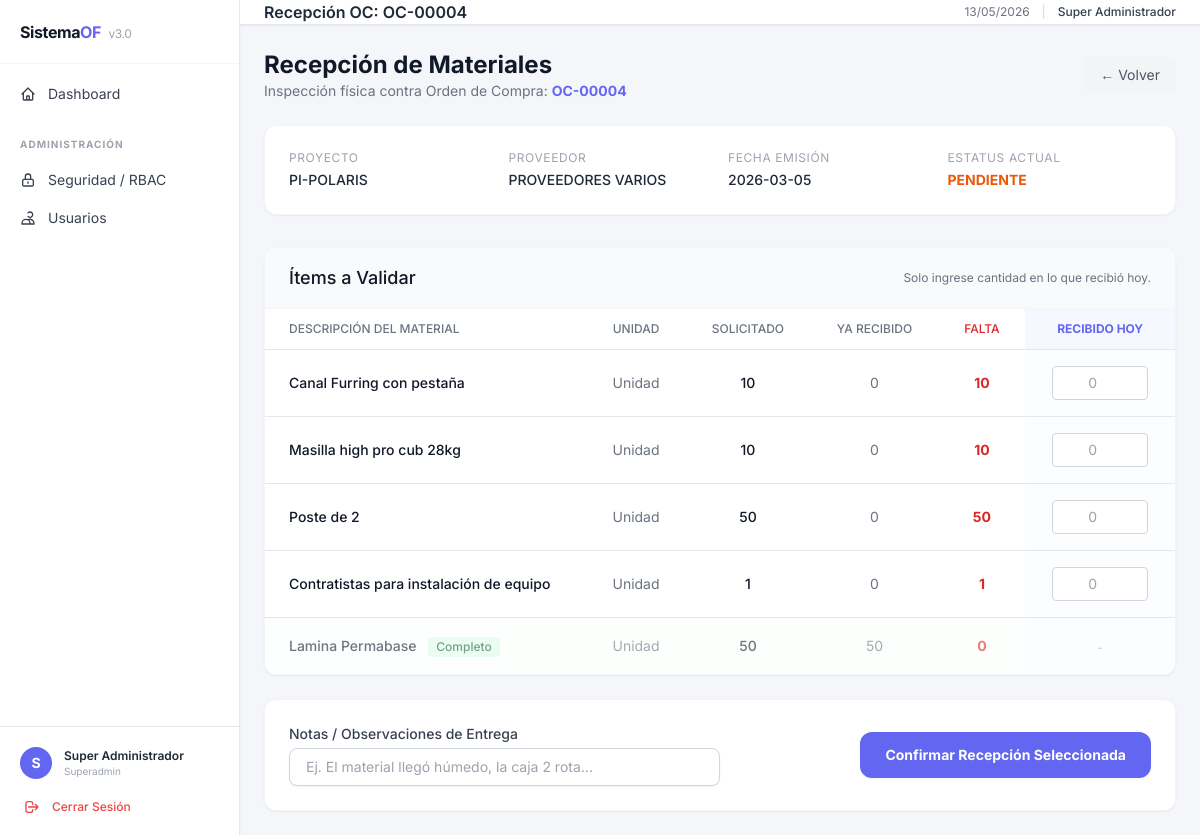
The page /public/compras/recibir?id=4 (signed in) on the database its author committed.
### tables this page shows
CREATE TABLE `ord_compras` (
  `id_ocompra` int(5) UNSIGNED ZEROFILL NOT NULL,
  `cod_ocompra` varchar(10) NOT NULL,
  `id_proy` int(5) UNSIGNED ZEROFILL NOT NULL,
  `cod_proy` varchar(10) NOT NULL,
  `id_linea` int(5) UNSIGNED ZEROFILL NOT NULL,
  `id_prov` int(5) UNSIGNED ZEROFILL NOT NULL,
  `id_inge` int(5) UNSIGNED ZEROFILL NOT NULL,
  `fecha_orden` date DEFAULT NULL,
  `cost_subtot` decimal(15,2) DEFAULT NULL,
  `cost_isv` decimal(15,2) DEFAULT NULL,
  `cost_total` decimal(15,2) DEFAULT NULL,
  `estatus_orden` enum('Pendiente','Aprobada','Anticipo','Cancelada') DEFAULT 'Pendiente',
  `forma_pago` enum('Contado','Credito') DEFAULT 'Credito',
  `estatus_aprob` enum('Si','No') DEFAULT 'No',
  `fecha_aprob` date DEFAULT NULL,
  `nom_aprob` varchar(100) DEFAULT NULL,
  `nom_solicita` varchar(100) DEFAULT NULL,
  `id_empresa` int(5) UNSIGNED ZEROFILL DEFAULT NULL,
  `abonos` decimal(15,2) DEFAULT '0.00',
  `saldo_act` decimal(15,2) DEFAULT '0.00'
);

CREATE TABLE `proveedores` (
  `id_prov` int(5) UNSIGNED ZEROFILL NOT NULL,
  `nom_prov` varchar(100) NOT NULL,
  `rtn_prov` varchar(100) DEFAULT NULL,
  `contacto_prov` varchar(100) DEFAULT NULL,
  `dir_prov` varchar(254) DEFAULT NULL,
  `tel_prov` varchar(20) DEFAULT NULL,
  `email_prov` varchar(100) DEFAULT NULL,
  `fecha_ing` date DEFAULT NULL,
  `estatus` enum('Activo','Inactivo') NOT NULL DEFAULT 'Activo',
  `saldo_ant` decimal(15,2) DEFAULT NULL,
  `cargos` decimal(15,2) DEFAULT NULL,
  `abonos` decimal(15,2) DEFAULT NULL,
  `saldo_act` decimal(15,2) DEFAULT NULL,
  `fecha_hora` datetime DEFAULT CURRENT_TIMESTAMP
);

CREATE TABLE `det_ocompra` (
  `corre_item` int(10) UNSIGNED ZEROFILL NOT NULL,
  `id_ocompra` int(5) UNSIGNED ZEROFILL NOT NULL,
  `id_proy` int(5) UNSIGNED ZEROFILL NOT NULL,
  `cod_proy` varchar(10) NOT NULL,
  `id_linea` int(5) UNSIGNED ZEROFILL NOT NULL,
  `id_prod` int(10) UNSIGNED ZEROFILL NOT NULL,
  `descrip_item` varchar(254) NOT NULL,
  `umed_item` varchar(30) DEFAULT NULL,
  `cant_item` decimal(15,2) DEFAULT NULL,
  `cost_unit` decimal(15,2) DEFAULT NULL,
  `cost_subtot` decimal(15,2) DEFAULT NULL,
  `cost_isv` decimal(15,2) DEFAULT NULL,
  `cost_total` decimal(15,2) DEFAULT NULL,
  `a_isv` enum('Si','No') DEFAULT 'No',
  `cant_recib` decimal(15,2) DEFAULT NULL,
  `pend_recib` decimal(15,2) DEFAULT NULL,
  `cant_usada` decimal(15,2) DEFAULT NULL,
  `cant_actual` decimal(15,2) DEFAULT NULL,
  `estatus_item` enum('Pendiente','Anticipo','Completo') DEFAULT 'Pendiente'
);

### app/Controllers/CompraController.php (called while the page is built, shortened)
<?php
class CompraController extends BaseController {
    public function recibirOc() {
        $id_ocompra = filter_input(INPUT_GET, 'id', FILTER_VALIDATE_INT);
        $compraModel = new CompraModel();
        $orden       = $compraModel->getOrden($id_ocompra);
        $detalles = $compraModel->getDetalles($id_ocompra);
        $this->view('compras/recepcion_detalle', [
            'title'    => 'Recepción OC: ' . $orden['cod_ocompra'],
            'orden'    => $orden,
            'detalles' => $detalles,
        ]);
    }
}

### app/Core/Router.php (called while the page is built, shortened)
<?php
class Router {
    private static $routes = [];
    public static function get($uri, $callback) {
        self::$routes['GET'][$uri] = $callback;
    }
    public static function post($uri, $callback) {
        self::$routes['POST'][$uri] = $callback;
    }
    public static function dispatch($uri, $method) {
        $uri = strtok($uri, '?');
        $uri = rtrim($uri, '/');
        if (isset(self::$routes[$method][$uri])) {
            $callback = self::$routes[$method][$uri];
            if (is_array($callback)) {
                $controller = new $callback[0]();
                $method = $callback[1];
                return $controller->$method();
            }
            return call_user_func($callback);
        }
        exit();
    }
}

### routes/web.php (called while the page is built, shortened)
<?php
$uri = parse_url($_SERVER['REQUEST_URI'], PHP_URL_PATH);
$method = $_SERVER['REQUEST_METHOD'];
$base = rtrim(BASE_URL, '/');
if ($base !== '' && strpos($uri, $base) === 0) {
    $uri = substr($uri, strlen($base));
}
Router::dispatch($uri, $method);

### public/index.php (called while the page is built, shortened)
<?php
require_once __DIR__ . '/../config/database.php';
spl_autoload_register(function ($class) {
    $prefix = 'App\\';
    $base_dir = __DIR__ . '/../app/';
    $len = strlen($prefix);
    $relative_class = substr($class, $len);
    $file = $base_dir . str_replace('\\', '/', $relative_class) . '.php';
});
require_once __DIR__ . '/../routes/web.php';

### config/database.php (called while the page is built, shortened)
<?php
function getDBConnection(): PDO {
    static $pdo = null;
    if ($pdo === null) {
        $dsn = "mysql:host=" . DB_HOST
             . ";port="    . DB_PORT
             . ";dbname="  . DB_NAME
             . ";charset=" . DB_CHARSET;
        $options = [
            PDO::ATTR_ERRMODE            => PDO::ERRMODE_EXCEPTION,
            PDO::ATTR_DEFAULT_FETCH_MODE => PDO::FETCH_ASSOC,
            PDO::ATTR_EMULATE_PREPARES   => false,
        ];
        try {
            $pdo = new PDO($dsn, DB_USER, DB_PASS, $options);
        } catch (\PDOException $e) {
            http_response_code(500);
            die("<b>Error de conexión a la base de datos.</b> Verifica la configuración en <code>config/database.php</code>.<br><small>" . $e->getMessage() . "</small>");
        }
    }
    return $pdo;
}

### app/Models/CompraModel.php (called while the page is built, shortened)
<?php
class CompraModel {
    private $db;
    public function __construct() {
        $this->db = getDBConnection();
    }
    public function getOrden($id_ocompra) {
        $sql = "
            SELECT oc.*, p.NOM_PROY, prov.nom_prov
            FROM ord_compras oc
            LEFT JOIN proyectos p ON oc.id_proy = p.ID_PROY
            LEFT JOIN proveedores prov ON oc.id_prov = prov.id_prov
            WHERE oc.id_ocompra = :id
        ";
        $stmt = $this->db->prepare($sql);
        $stmt->execute([':id' => $id_ocompra]);
        return $stmt->fetch();
    }
    public function getDetalles($id_ocompra) {
        $sql = "
            SELECT * FROM det_ocompra
            WHERE id_ocompra = :id
            ORDER BY corre_item ASC
        ";
        $stmt = $this->db->prepare($sql);
        $stmt->execute([':id' => $id_ocompra]);
        return $stmt->fetchAll();
    }
}

### views/compras/recepcion_detalle.php (the view, shortened to what this page needs)
<div class="mb-6 flex items-center justify-between">
    <div>
        <h2 class="text-2xl font-bold text-gray-900">Recepción de Materiales</h2>
        <p class="text-sm text-gray-500">Inspección física contra Orden de Compra: <span class="font-bold text-primary"><?= htmlspecialchars($orden['cod_ocompra']) ?></span></p>
    </div>
    <a href="<?= BASE_URL ?>/compras/recepcion" class="text-sm text-gray-600 hover:text-gray-900 bg-gray-100 px-4 py-2 rounded-lg transition-colors">
        &larr; Volver
    </a>
</div>
<div class="bg-surface shadow-sm rounded-xl border border-gray-100 mb-8 p-6">
    <div class="grid grid-cols-2 md:grid-cols-4 gap-4">
        <div>
            <p class="text-xs text-gray-400 uppercase tracking-wider mb-1">Proyecto</p>
            <p class="text-sm font-medium text-gray-800"><?= htmlspecialchars($orden['NOM_PROY'] ?? $orden['cod_proy']) ?></p>
        </div>
        <div>
            <p class="text-xs text-gray-400 uppercase tracking-wider mb-1">Proveedor</p>
            <p class="text-sm font-medium text-gray-800"><?= htmlspecialchars($orden['nom_prov'] ?? 'N/A') ?></p>
        </div>
        <div>
            <p class="text-xs text-gray-400 uppercase tracking-wider mb-1">Fecha Emisión</p>
            <p class="text-sm font-medium text-gray-800"><?= $orden['fecha_orden'] ?></p>
        </div>
        <div>
            <p class="text-xs text-gray-400 uppercase tracking-wider mb-1">Estatus Actual</p>
            <p class="text-sm font-bold text-orange-600"><?= strtoupper($orden['estatus_orden']) ?></p>
        </div>
    </div>
</div>
<form action="<?= BASE_URL ?>/compras/procesar-recepcion" method="POST">
    <div class="bg-white shadow-sm rounded-xl border border-gray-100 overflow-hidden mb-6">
        <div class="px-6 py-4 border-b border-gray-100 bg-gray-50 flex justify-between items-center">
            <h3 class="text-lg font-medium text-gray-900">Ítems a Validar</h3>
            <span class="text-xs text-gray-500">Solo ingrese cantidad en lo que recibió hoy.</span>
        </div>
        <div class="overflow-x-auto">
            <table class="min-w-full divide-y divide-gray-200">
                <thead class="bg-white">
                    <tr>
                        <th class="px-6 py-3 text-left text-xs font-medium text-gray-500 uppercase">Descripción del Material</th>
                        <th class="px-6 py-3 text-center text-xs font-medium text-gray-500 uppercase">Unidad</th>
                        <th class="px-6 py-3 text-center text-xs font-medium text-gray-500 uppercase">Solicitado</th>
                        <th class="px-6 py-3 text-center text-xs font-medium text-gray-500 uppercase">Ya Recibido</th>
                        <th class="px-6 py-3 text-center text-xs font-medium text-gray-500 uppercase text-red-600">Falta</th>
                        <th class="px-6 py-3 text-center text-xs font-bold text-primary uppercase bg-indigo-50/50">Recibido HOY</th>
                    </tr>
                </thead>
                <tbody class="bg-white divide-y divide-gray-200">
                    <?php
                    $todosCompletos = true;
                    foreach ($detalles as $item):
                        $pend_recib = $item['pend_recib'] !== null ? (float)$item['pend_recib'] : (float)$item['cant_item'];
                        $cant_recib = $item['cant_recib'] !== null ? (float)$item['cant_recib'] : 0;
                        if ($pend_recib > 0) $todosCompletos = false;
                    ?>
                    <tr class="<?= $pend_recib <= 0 ? 'bg-green-50/30 opacity-60' : '' ?>">
                        <td class="px-6 py-4 text-sm font-medium text-gray-900">
                            <?= htmlspecialchars($item['descrip_item']) ?>
                            <?php if ($pend_recib <= 0): ?>
                                <span class="ml-2 inline-flex items-center px-2 py-0.5 rounded text-xs font-medium bg-green-100 text-green-800">
                                    Completo
                                </span>
                            <?php endif; ?>
                        </td>
                        <td class="px-6 py-4 whitespace-nowrap text-sm text-gray-500 text-center">
                            <?= htmlspecialchars($item['umed_item']) ?>
                        </td>
                        <td class="px-6 py-4 whitespace-nowrap text-sm text-gray-900 text-center font-medium">
                            <?= (float)$item['cant_item'] ?>
                        </td>
                        <td class="px-6 py-4 whitespace-nowrap text-sm text-gray-500 text-center">
                            <?= $cant_recib ?>
                        </td>
                        <td class="px-6 py-4 whitespace-nowrap text-sm font-bold text-red-600 text-center">
                            <?= $pend_recib ?>
                        </td>
                        <td class="px-6 py-4 whitespace-nowrap text-center bg-indigo-50/20">
                            <?php if ($pend_recib > 0): ?>
                                <input type="number"
                                       name="cant_entrega[<?= $item['corre_item'] ?>]"
                                       min="0"
                                       max="<?= $pend_recib ?>"
                                       step="0.01"
                                       class="w-24 px-3 py-1.5 border border-gray-300 rounded text-center focus:ring-primary focus:border-primary sm:text-sm"
                                       placeholder="0">
                            <?php else: ?>
                                <span class="text-gray-400 text-xs">-</span>
                            <?php endif; ?>
                        </td>
                    </tr>
                    <?php endforeach; ?>
                </tbody>
            </table>
        </div>
    </div>
    <?php if (!$todosCompletos): ?>
    <div class="flex flex-col sm:flex-row gap-4 items-center justify-between bg-surface shadow-sm rounded-xl border border-gray-100 p-6">
        <div class="w-full sm:w-1/2">
            <label class="block text-sm font-medium text-gray-700 mb-1">Notas / Observaciones de Entrega</label>
            <input type="text" name="observaciones" placeholder="Ej. El material llegó húmedo, la caja 2 rota..."
                   class="block w-full px-4 py-2 border border-gray-300 rounded-lg shadow-sm focus:ring-primary focus:border-primary sm:text-sm">
        </div>
        <div class="w-full sm:w-auto mt-4 sm:mt-0">
            <button type="submit" class="w-full btn-primary flex justify-center py-3 px-6 border border-transparent rounded-xl shadow-sm text-sm font-bold text-white bg-primary hover:bg-primaryHover focus:outline-none focus:ring-2 focus:ring-offset-2 focus:ring-primary">
                Confirmar Recepción Seleccionada
            </button>
        </div>
    </div>
    <?php endif; ?>
</form>
<?php
require __DIR__ . '/../layout.php';
?>

### views/layout.php (style rules this page uses)
.btn-primary { transition: all .2s ease-in-out; }

### rows shown on the page
ord_compras: cod_ocompra "OC-00004", cod_proy "PI-POLARIS", id_prov.nom_prov "PROVEEDORES VARIOS", fecha_orden "2026-03-05", estatus_orden "PENDIENTE"
det_ocompra: descrip_item "Canal Furring con pestaña", umed_item "Unidad", cant_item "10", cant_recib "0", pend_recib "10"
det_ocompra: descrip_item "Masilla high pro cub 28kg", umed_item "Unidad", cant_item "10", cant_recib "0", pend_recib "10"
det_ocompra: descrip_item "Poste de 2", umed_item "Unidad", cant_item "50", cant_recib "0", pend_recib "50"
det_ocompra: descrip_item "Contratistas para instalación de equipo", umed_item "Unidad", cant_item "1", cant_recib "0", pend_recib "1"
det_ocompra: descrip_item "Lamina Permabase", shows "Completo", umed_item "Unidad", cant_item "50", cant_recib "50", pend_recib "0"

### other values the page prints
substr($sess_user_name, 0, 1) "S"
$sess_user_name "Super Administrador"
$sess_role_name "Superadmin"
$title "Recepción OC: OC-00004"
